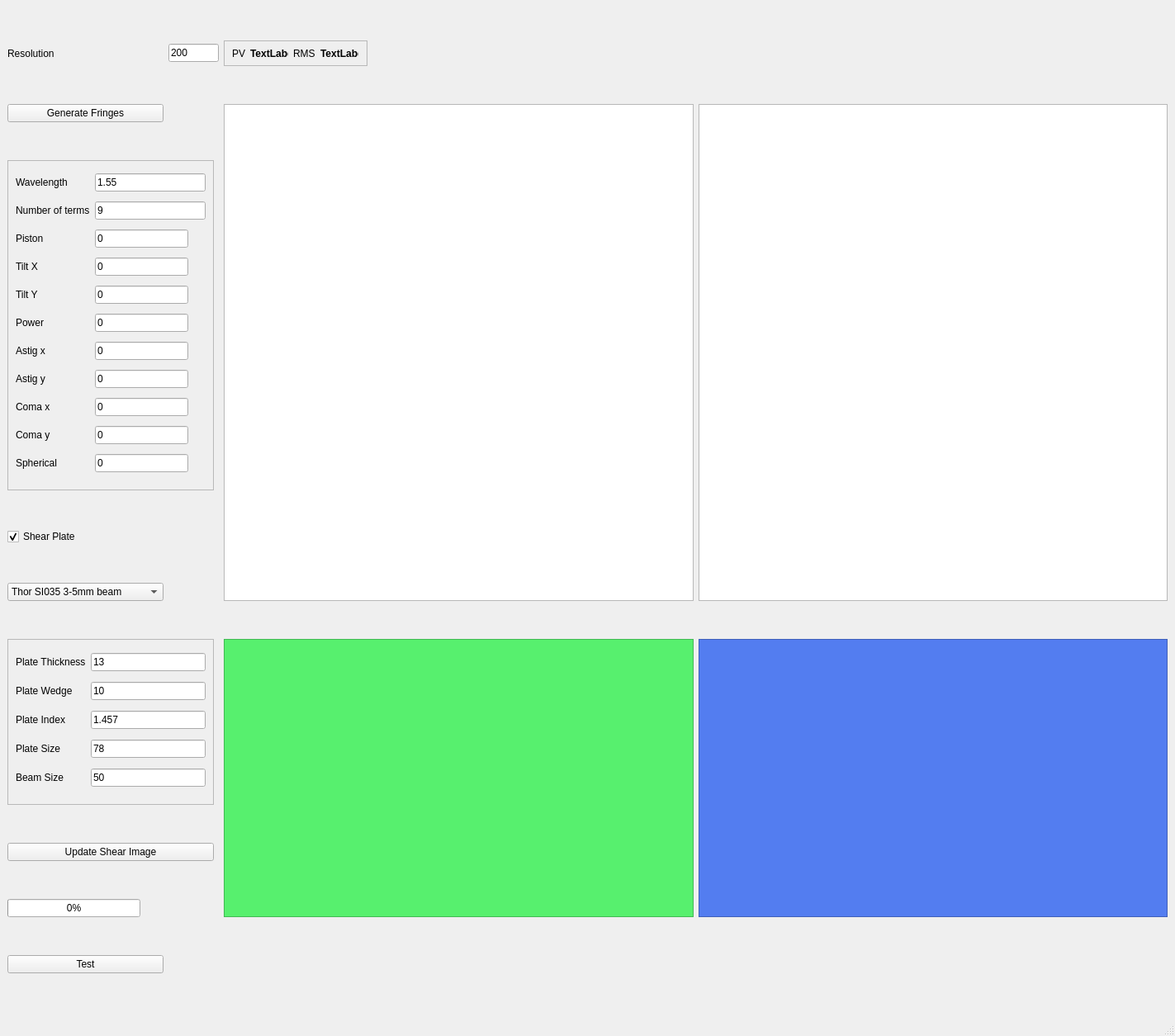
<?xml version="1.0" encoding="UTF-8"?>
<ui version="4.0">
 <class>MainWindow</class>
 <widget class="QMainWindow" name="MainWindow">
  <property name="enabled">
   <bool>true</bool>
  </property>
  <property name="geometry">
   <rect>
    <x>0</x>
    <y>0</y>
    <width>1423</width>
    <height>1255</height>
   </rect>
  </property>
  <property name="maximumSize">
   <size>
    <width>16777215</width>
    <height>16777215</height>
   </size>
  </property>
  <property name="windowTitle">
   <string>PyFringes</string>
  </property>
  <widget class="QWidget" name="centralwidget">
   <layout class="QGridLayout" name="gridLayout_4">
    <item row="1" column="0">
     <widget class="QPushButton" name="GenFringes">
      <property name="text">
       <string>Generate Fringes</string>
      </property>
     </widget>
    </item>
    <item row="1" column="3" rowspan="4">
     <widget class="QGraphicsView" name="graphicsView2"/>
    </item>
    <item row="7" column="0" colspan="2">
     <widget class="QProgressBar" name="progressBar">
      <property name="maximumSize">
       <size>
        <width>161</width>
        <height>16777215</height>
       </size>
      </property>
      <property name="font">
       <font>
        <family>MS Shell Dlg 2</family>
       </font>
      </property>
      <property name="value">
       <number>0</number>
      </property>
     </widget>
    </item>
    <item row="1" column="2" rowspan="4">
     <widget class="QGraphicsView" name="graphicsView"/>
    </item>
    <item row="6" column="0" colspan="2">
     <widget class="QPushButton" name="UpdateShear">
      <property name="minimumSize">
       <size>
        <width>121</width>
        <height>0</height>
       </size>
      </property>
      <property name="maximumSize">
       <size>
        <width>250</width>
        <height>16777215</height>
       </size>
      </property>
      <property name="text">
       <string>Update Shear Image</string>
      </property>
     </widget>
    </item>
    <item row="8" column="0">
     <widget class="QPushButton" name="testButton">
      <property name="text">
       <string>Test</string>
      </property>
     </widget>
    </item>
    <item row="3" column="0">
     <widget class="QCheckBox" name="shearplateCheck">
      <property name="minimumSize">
       <size>
        <width>78</width>
        <height>0</height>
       </size>
      </property>
      <property name="maximumSize">
       <size>
        <width>200</width>
        <height>16777215</height>
       </size>
      </property>
      <property name="text">
       <string>Shear Plate</string>
      </property>
      <property name="checked">
       <bool>true</bool>
      </property>
     </widget>
    </item>
    <item row="4" column="0">
     <widget class="QComboBox" name="shearplatecomboBox">
      <property name="maximumSize">
       <size>
        <width>250</width>
        <height>16777215</height>
       </size>
      </property>
      <item>
       <property name="text">
        <string>Thor SI035 3-5mm beam</string>
       </property>
      </item>
      <item>
       <property name="text">
        <string>Thor SI050 2.5-5mm beam</string>
       </property>
      </item>
      <item>
       <property name="text">
        <string>Thor SI100 5-10mm beam</string>
       </property>
      </item>
      <item>
       <property name="text">
        <string>Thor SI254 10-25.4mm beam</string>
       </property>
      </item>
      <item>
       <property name="text">
        <string>Thor SI500 25.4-50mm beam</string>
       </property>
      </item>
     </widget>
    </item>
    <item row="0" column="0">
     <widget class="QLabel" name="label_13">
      <property name="maximumSize">
       <size>
        <width>150</width>
        <height>16777215</height>
       </size>
      </property>
      <property name="text">
       <string>Resolution</string>
      </property>
     </widget>
    </item>
    <item row="5" column="3" rowspan="3">
     <widget class="QFrame" name="frame_5">
      <property name="palette">
       <palette>
        <active>
         <colorrole role="Base">
          <brush brushstyle="SolidPattern">
           <color alpha="255">
            <red>255</red>
            <green>255</green>
            <blue>255</blue>
           </color>
          </brush>
         </colorrole>
         <colorrole role="Window">
          <brush brushstyle="SolidPattern">
           <color alpha="255">
            <red>83</red>
            <green>125</green>
            <blue>240</blue>
           </color>
          </brush>
         </colorrole>
        </active>
        <inactive>
         <colorrole role="Base">
          <brush brushstyle="SolidPattern">
           <color alpha="255">
            <red>255</red>
            <green>255</green>
            <blue>255</blue>
           </color>
          </brush>
         </colorrole>
         <colorrole role="Window">
          <brush brushstyle="SolidPattern">
           <color alpha="255">
            <red>83</red>
            <green>125</green>
            <blue>240</blue>
           </color>
          </brush>
         </colorrole>
        </inactive>
        <disabled>
         <colorrole role="Base">
          <brush brushstyle="SolidPattern">
           <color alpha="255">
            <red>83</red>
            <green>125</green>
            <blue>240</blue>
           </color>
          </brush>
         </colorrole>
         <colorrole role="Window">
          <brush brushstyle="SolidPattern">
           <color alpha="255">
            <red>83</red>
            <green>125</green>
            <blue>240</blue>
           </color>
          </brush>
         </colorrole>
        </disabled>
       </palette>
      </property>
      <property name="autoFillBackground">
       <bool>true</bool>
      </property>
      <property name="frameShape">
       <enum>QFrame::StyledPanel</enum>
      </property>
      <property name="frameShadow">
       <enum>QFrame::Raised</enum>
      </property>
     </widget>
    </item>
    <item row="5" column="2" rowspan="3">
     <widget class="QFrame" name="frame_4">
      <property name="enabled">
       <bool>true</bool>
      </property>
      <property name="palette">
       <palette>
        <active>
         <colorrole role="Base">
          <brush brushstyle="SolidPattern">
           <color alpha="255">
            <red>255</red>
            <green>255</green>
            <blue>255</blue>
           </color>
          </brush>
         </colorrole>
         <colorrole role="Window">
          <brush brushstyle="SolidPattern">
           <color alpha="255">
            <red>87</red>
            <green>240</green>
            <blue>110</blue>
           </color>
          </brush>
         </colorrole>
        </active>
        <inactive>
         <colorrole role="Base">
          <brush brushstyle="SolidPattern">
           <color alpha="255">
            <red>255</red>
            <green>255</green>
            <blue>255</blue>
           </color>
          </brush>
         </colorrole>
         <colorrole role="Window">
          <brush brushstyle="SolidPattern">
           <color alpha="255">
            <red>87</red>
            <green>240</green>
            <blue>110</blue>
           </color>
          </brush>
         </colorrole>
        </inactive>
        <disabled>
         <colorrole role="Base">
          <brush brushstyle="SolidPattern">
           <color alpha="255">
            <red>87</red>
            <green>240</green>
            <blue>110</blue>
           </color>
          </brush>
         </colorrole>
         <colorrole role="Window">
          <brush brushstyle="SolidPattern">
           <color alpha="255">
            <red>87</red>
            <green>240</green>
            <blue>110</blue>
           </color>
          </brush>
         </colorrole>
        </disabled>
       </palette>
      </property>
      <property name="autoFillBackground">
       <bool>true</bool>
      </property>
      <property name="frameShape">
       <enum>QFrame::StyledPanel</enum>
      </property>
      <property name="frameShadow">
       <enum>QFrame::Raised</enum>
      </property>
      <layout class="QGridLayout" name="gridLayout_5"/>
     </widget>
    </item>
    <item row="2" column="0" colspan="2">
     <widget class="QFrame" name="frame">
      <property name="maximumSize">
       <size>
        <width>250</width>
        <height>400</height>
       </size>
      </property>
      <property name="frameShape">
       <enum>QFrame::StyledPanel</enum>
      </property>
      <property name="frameShadow">
       <enum>QFrame::Raised</enum>
      </property>
      <layout class="QGridLayout" name="gridLayout">
       <item row="0" column="0">
        <widget class="QLabel" name="label_14">
         <property name="text">
          <string>Wavelength</string>
         </property>
        </widget>
       </item>
       <item row="0" column="1">
        <widget class="QLineEdit" name="wavelength">
         <property name="maximumSize">
          <size>
           <width>200</width>
           <height>16777215</height>
          </size>
         </property>
         <property name="text">
          <string>1.55</string>
         </property>
        </widget>
       </item>
       <item row="1" column="0">
        <widget class="QLabel" name="label_3">
         <property name="text">
          <string>Number of terms</string>
         </property>
        </widget>
       </item>
       <item row="1" column="1">
        <widget class="QLineEdit" name="numterms">
         <property name="maximumSize">
          <size>
           <width>200</width>
           <height>16777215</height>
          </size>
         </property>
         <property name="text">
          <string>9</string>
         </property>
        </widget>
       </item>
       <item row="2" column="0">
        <widget class="QLabel" name="label_4">
         <property name="text">
          <string>Piston</string>
         </property>
        </widget>
       </item>
       <item row="2" column="1">
        <widget class="QLineEdit" name="piston">
         <property name="maximumSize">
          <size>
           <width>113</width>
           <height>16777215</height>
          </size>
         </property>
         <property name="text">
          <string>0</string>
         </property>
        </widget>
       </item>
       <item row="3" column="0">
        <widget class="QLabel" name="label_5">
         <property name="text">
          <string>Tilt X</string>
         </property>
        </widget>
       </item>
       <item row="3" column="1">
        <widget class="QLineEdit" name="tiltx">
         <property name="maximumSize">
          <size>
           <width>113</width>
           <height>16777215</height>
          </size>
         </property>
         <property name="text">
          <string>0</string>
         </property>
        </widget>
       </item>
       <item row="4" column="0">
        <widget class="QLabel" name="label_6">
         <property name="text">
          <string>Tilt Y</string>
         </property>
        </widget>
       </item>
       <item row="4" column="1">
        <widget class="QLineEdit" name="tilty">
         <property name="maximumSize">
          <size>
           <width>113</width>
           <height>16777215</height>
          </size>
         </property>
         <property name="text">
          <string>0</string>
         </property>
        </widget>
       </item>
       <item row="5" column="0">
        <widget class="QLabel" name="label_7">
         <property name="text">
          <string>Power</string>
         </property>
        </widget>
       </item>
       <item row="5" column="1">
        <widget class="QLineEdit" name="power">
         <property name="maximumSize">
          <size>
           <width>113</width>
           <height>16777215</height>
          </size>
         </property>
         <property name="text">
          <string>0</string>
         </property>
        </widget>
       </item>
       <item row="6" column="0">
        <widget class="QLabel" name="label_8">
         <property name="text">
          <string>Astig x</string>
         </property>
        </widget>
       </item>
       <item row="6" column="1">
        <widget class="QLineEdit" name="astigx">
         <property name="maximumSize">
          <size>
           <width>113</width>
           <height>16777215</height>
          </size>
         </property>
         <property name="text">
          <string>0</string>
         </property>
        </widget>
       </item>
       <item row="7" column="0">
        <widget class="QLabel" name="label_10">
         <property name="text">
          <string>Astig y</string>
         </property>
        </widget>
       </item>
       <item row="7" column="1">
        <widget class="QLineEdit" name="astigy">
         <property name="maximumSize">
          <size>
           <width>113</width>
           <height>16777215</height>
          </size>
         </property>
         <property name="text">
          <string>0</string>
         </property>
        </widget>
       </item>
       <item row="8" column="0">
        <widget class="QLabel" name="label_9">
         <property name="text">
          <string>Coma x</string>
         </property>
        </widget>
       </item>
       <item row="8" column="1">
        <widget class="QLineEdit" name="comax">
         <property name="maximumSize">
          <size>
           <width>113</width>
           <height>16777215</height>
          </size>
         </property>
         <property name="text">
          <string>0</string>
         </property>
        </widget>
       </item>
       <item row="9" column="0">
        <widget class="QLabel" name="label_12">
         <property name="text">
          <string>Coma y</string>
         </property>
        </widget>
       </item>
       <item row="9" column="1">
        <widget class="QLineEdit" name="comay">
         <property name="maximumSize">
          <size>
           <width>113</width>
           <height>16777215</height>
          </size>
         </property>
         <property name="text">
          <string>0</string>
         </property>
        </widget>
       </item>
       <item row="10" column="0">
        <widget class="QLabel" name="label_11">
         <property name="text">
          <string>Spherical</string>
         </property>
        </widget>
       </item>
       <item row="10" column="1">
        <widget class="QLineEdit" name="spherical">
         <property name="maximumSize">
          <size>
           <width>113</width>
           <height>16777215</height>
          </size>
         </property>
         <property name="text">
          <string>0</string>
         </property>
        </widget>
       </item>
      </layout>
     </widget>
    </item>
    <item row="5" column="0" colspan="2">
     <widget class="QFrame" name="frame_2">
      <property name="maximumSize">
       <size>
        <width>250</width>
        <height>201</height>
       </size>
      </property>
      <property name="frameShape">
       <enum>QFrame::StyledPanel</enum>
      </property>
      <property name="frameShadow">
       <enum>QFrame::Raised</enum>
      </property>
      <layout class="QGridLayout" name="gridLayout_3">
       <item row="1" column="0">
        <widget class="QLabel" name="label_2">
         <property name="text">
          <string>Plate Wedge</string>
         </property>
        </widget>
       </item>
       <item row="2" column="0">
        <widget class="QLabel" name="label_15">
         <property name="text">
          <string>Plate Index</string>
         </property>
        </widget>
       </item>
       <item row="3" column="0">
        <widget class="QLabel" name="label_17">
         <property name="text">
          <string>Plate Size</string>
         </property>
        </widget>
       </item>
       <item row="0" column="0">
        <widget class="QLabel" name="label">
         <property name="text">
          <string>Plate Thickness</string>
         </property>
        </widget>
       </item>
       <item row="1" column="1">
        <widget class="QLineEdit" name="platewedge">
         <property name="text">
          <string>10</string>
         </property>
        </widget>
       </item>
       <item row="3" column="1">
        <widget class="QLineEdit" name="platesize">
         <property name="text">
          <string>78</string>
         </property>
        </widget>
       </item>
       <item row="0" column="1">
        <widget class="QLineEdit" name="platethickness">
         <property name="text">
          <string>13</string>
         </property>
        </widget>
       </item>
       <item row="4" column="0">
        <widget class="QLabel" name="label_16">
         <property name="text">
          <string>Beam Size</string>
         </property>
        </widget>
       </item>
       <item row="4" column="1">
        <widget class="QLineEdit" name="beamsize">
         <property name="text">
          <string>50</string>
         </property>
        </widget>
       </item>
       <item row="2" column="1">
        <widget class="QLineEdit" name="plateindex">
         <property name="text">
          <string>1.457</string>
         </property>
        </widget>
       </item>
      </layout>
     </widget>
    </item>
    <item row="0" column="2">
     <widget class="QFrame" name="frame_3">
      <property name="maximumSize">
       <size>
        <width>174</width>
        <height>31</height>
       </size>
      </property>
      <property name="frameShape">
       <enum>QFrame::StyledPanel</enum>
      </property>
      <property name="frameShadow">
       <enum>QFrame::Raised</enum>
      </property>
      <layout class="QGridLayout" name="gridLayout_2">
       <item row="0" column="3">
        <widget class="QLabel" name="txtRMS">
         <property name="maximumSize">
          <size>
           <width>16777215</width>
           <height>13</height>
          </size>
         </property>
         <property name="font">
          <font>
           <weight>75</weight>
           <bold>true</bold>
          </font>
         </property>
         <property name="text">
          <string>TextLabel</string>
         </property>
        </widget>
       </item>
       <item row="0" column="2">
        <widget class="QLabel" name="label_19">
         <property name="maximumSize">
          <size>
           <width>47</width>
           <height>16777215</height>
          </size>
         </property>
         <property name="text">
          <string>RMS</string>
         </property>
        </widget>
       </item>
       <item row="0" column="0">
        <widget class="QLabel" name="label_18">
         <property name="maximumSize">
          <size>
           <width>31</width>
           <height>16</height>
          </size>
         </property>
         <property name="text">
          <string>PV</string>
         </property>
        </widget>
       </item>
       <item row="0" column="1">
        <widget class="QLabel" name="txtPV">
         <property name="maximumSize">
          <size>
           <width>47</width>
           <height>13</height>
          </size>
         </property>
         <property name="font">
          <font>
           <weight>75</weight>
           <bold>true</bold>
          </font>
         </property>
         <property name="text">
          <string>TextLabel</string>
         </property>
        </widget>
       </item>
      </layout>
     </widget>
    </item>
    <item row="0" column="1">
     <widget class="QLineEdit" name="numPix">
      <property name="maximumSize">
       <size>
        <width>61</width>
        <height>16777215</height>
       </size>
      </property>
      <property name="text">
       <string>200</string>
      </property>
     </widget>
    </item>
   </layout>
  </widget>
  <widget class="QMenuBar" name="menubar">
   <property name="geometry">
    <rect>
     <x>0</x>
     <y>0</y>
     <width>1423</width>
     <height>38</height>
    </rect>
   </property>
  </widget>
  <widget class="QStatusBar" name="statusbar"/>
 </widget>
 <resources/>
 <connections/>
</ui>
